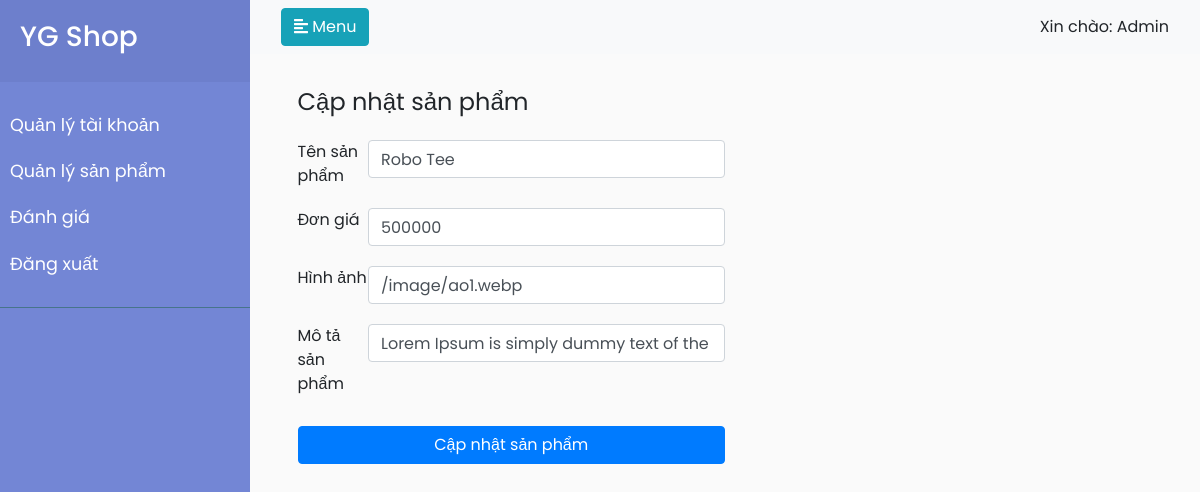
The page /admin/update.php?id=1 on the database as committed earlier.
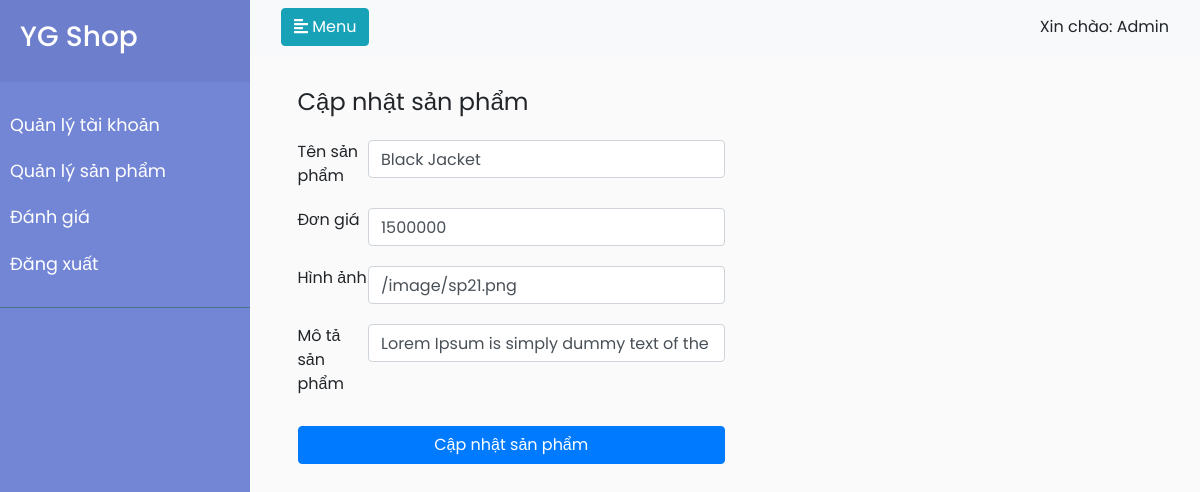
The same page on the database as committed later.
### tables this page shows
CREATE TABLE `db_products` (
  `id` int(11) NOT NULL,
  `name` varchar(30) NOT NULL,
  `price` int(11) NOT NULL,
  `image` varchar(255) NOT NULL,
  `description` text NOT NULL,
  `status` tinyint(1) NOT NULL DEFAULT 1
);

### admin/update.php (the view, shortened to what this page needs)
<?php
  $id = $_GET["id"];
  require_once("services/connect_db.php");
  $item = mysqli_fetch_array($connect->query("SELECT * from db_products WHERE id='$id'"));
?>
<!DOCTYPE html>
<html lang="en">
<head>
    <link rel="stylesheet" href="https://stackpath.bootstrapcdn.com/bootstrap/4.1.0/css/bootstrap.min.css">
    <link rel="stylesheet" href="css/update.css">
</head>
<body>
    <div class="wrapper">
        <nav id="sidebar">
            <div class="sidebar-header">
                <h3>YG Shop</h3>
            </div>
            <ul class="list-unstyled components">
                <li>
                    <a href="/admin/users.php">Quản lý tài khoản</a>
                </li>
                <li>
                    <a href="/admin/products.php">Quản lý sản phẩm</a>
                </li>
                <li>
                    <a href="/admin/comments.php">Đánh giá</a>
                </li>
                <li>
                    <a href="/loginPage.php">Đăng xuất</a>
                </li>
            </ul>
        </nav>
        <div class="content">
            <nav class="navbar navbar-expand-lg navbar-light bg-light">
                <div class="container-fluid">
                    <button type="button" id="sidebarCollapse" class="btn btn-info">
                        <i class="fas fa-align-left"></i>
                        <span>Menu</span>
                    </button>
                    <span>Xin chào: Admin</span>
                </div>
            </nav>
            <div class="form-container">
                <div class="form-title">
                    <span style="font-size: 24px">Cập nhật sản phẩm</span>
                </div>
                <form class="form-content" method="POST" autocomplete="off">
                <div>
                    <div class="left-form product-name">Tên sản phẩm</div>
                    <input name="name"  value="<?=$item['name']?>" type="text" class="form-control" placeholder="Name..." required>
                </div>
                <div >
                    <div class="left-form product-price">Đơn giá</div>
                    <input name="price"  value="<?=$item['price']?>" type="text" class="form-control" placeholder="Price..." required>
                </div>
                <div >
                    <div class="left-form product-image">Hình ảnh</div>
                    <input name="image" value="<?=$item['image']?>" type="text" class="form-control" placeholder="Link Image...">
                </div>
                <div >
                    <div class="left-form product-description">Mô tả sản phẩm</div>
                    <input name="description"  value="<?=$item['description']?>" type="text" class="form-control" placeholder="Description..." required>
                </div>
                <button class="btn btn-primary submit-btn" type="submit" >Cập nhật sản phẩm</button>
                </form>
            </div>
        </div>
    </div>
</body>
</html>

Rows that differ between the two databases and show on the page:
changed db_products: name "Robo Tee" → "Black Jacket"; price "500000" → "1500000"; image "/image/ao1.webp" → "/image/sp21.png"
